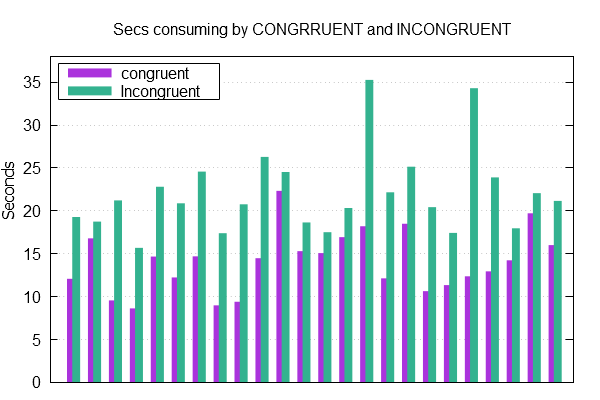

The gnuplot source for this figure:
reset
#as shown in Fig. 2. This can be achieved by settings the binstart to half the binwidth:
set yrange [0:38]
#set xrange [0:25]
set title 'Secs consuming by CONGRRUENT and INCONGRUENT' font 'arial,12'
set grid
set key left Left box reverse font 'arial,12'
set tics font 'arial,12'
unset xtics
set label 1 'Seconds' rotate by 90 at graph -0.08,.5 font 'Helvetica,12'
set style histogram clustered gap 2
set style fill solid 0.8 noborder
set boxwidth 1.5 relative
set style data histograms

set term pngcairo transparent size 600,400
set o 'D:\self-development\data science\udacity\p1\photo1.png'
plot 'D:\self-development\data science\udacity\p1\stroopdata.txt' u 1 t 'congruent','' u 2 t 'Incongruent'

set term wxt
set o
